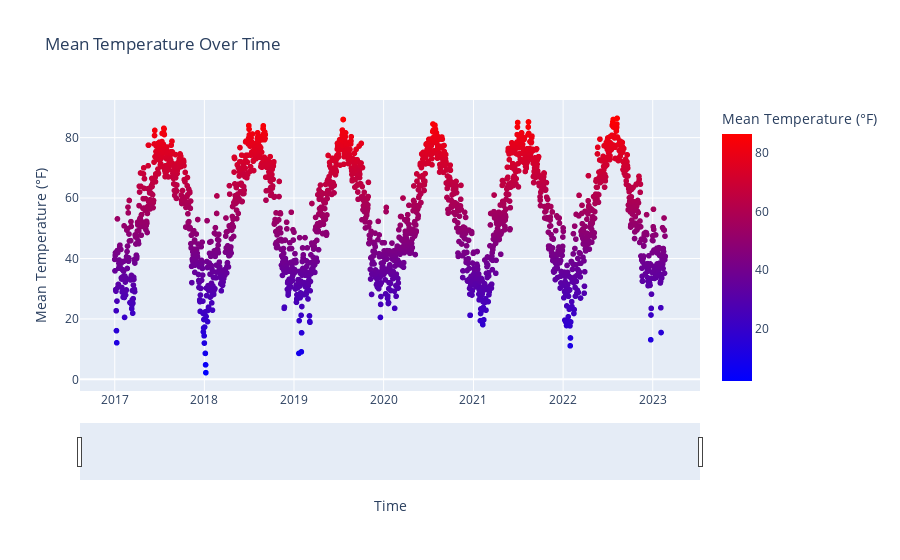

Write notebook code for a chart like this one.
### Code cell
fig = px.scatter(df, 
              x='time',
              y='mean_temperature', 
              title='Mean Temperature Over Time',
              color='mean_temperature',
              color_continuous_scale='bluered',
              labels={
                  'time':'Time', 
                  'mean_temperature':'Mean Temperature (°F)'
                  })
fig.update_xaxes(rangeslider_visible=True)

### Figure 1 — Plotly figure (JSON) as saved in the notebook; plotly's stock layout.template omitted (floating-point values rounded to 4 significant figures; data arrays with more than 128 entries replaced by an {"elided": "..."} marker saying what was removed)
{"data": [{"hovertemplate": "Time=%{x}<br>Mean Temperature (°F)=%{marker.color}<extra></extra>", "legendgroup": "", "marker": {"color": {"elided": "2243 float values"}, "coloraxis": "coloraxis", "symbol": "circle"}, "mode": "markers", "name": "", "showlegend": false, "type": "scattergl", "x": {"elided": "2243 str values"}, "xaxis": "x", "y": {"elided": "2243 float values"}, "yaxis": "y"}], "layout": {"coloraxis": {"colorbar": {"title": {"text": "Mean Temperature (°F)"}}, "colorscale": [[0, "rgb(0,0,255)"], [1, "rgb(255,0,0)"]]}, "legend": {"tracegroupgap": 0}, "title": {"text": "Mean Temperature Over Time"}, "xaxis": {"anchor": "y", "domain": [0, 1], "rangeslider": {"visible": true}, "title": {"text": "Time"}}, "yaxis": {"anchor": "x", "domain": [0, 1], "title": {"text": "Mean Temperature (°F)"}}}}
